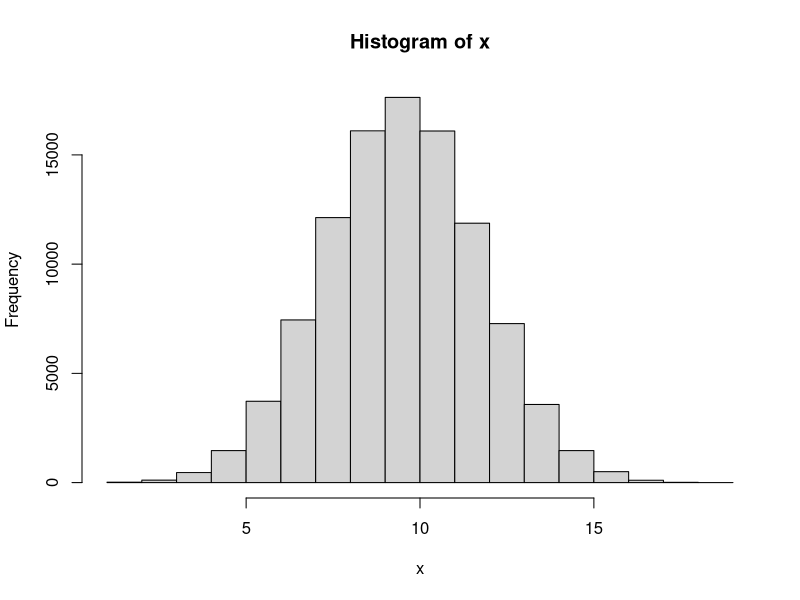
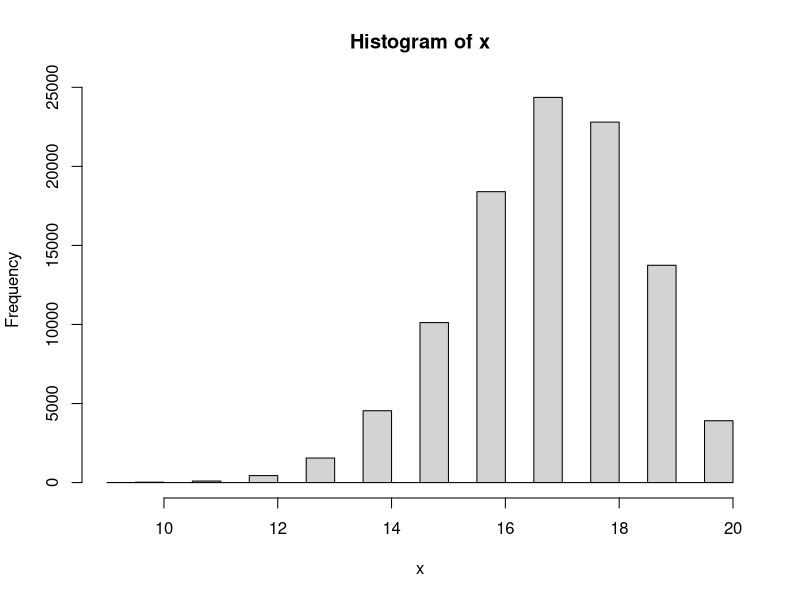

Recreate these plots in R, in order.
#------------------

# Answer to the Question # 01

#------------------

# No 1 of Q.1 

#a) 

# Taking a sample with n = 20 and p = 0.5

x1 <- rbinom(1, 20, 0.5)

#The value of x1

x1


#b) 

#Finding the range for x1 with n = 20 and p = 0.5


n <- 20

p <- 0.5


# Finding and defining the minimum value

min_value <- min(0, n)

# Finding and defining the maximum value

max_value <- max(0:n)

# Calculate the cumulative probability at the minimum value

cdf_min <- pbinom(min_value, n, p)

# Calculate the cumulative probability at the maximum value

cdf_max <- pbinom(max_value, n, p)

# Range of the binomial distribution

range_binomial <- c(min_value, max_value)

range_binomial


#2 of Q.1

# Repeating Q.1 for N = 100000 times


N <- 100000

x <- rep(NA, N)

x

for (i in 1: N){
  x[i] <- rbinom(1, 20, 0.5)
}

x

# Plot the histogram

hist(x)

#Find the minimum and maximum value

max(x)

min(x)


#3 of Q.1 

# Now setting if x is bigger or less than 15 then y = 1 . And y = 0 otherwise.

y_1 <- ifelse(c(x)>=15, 1,0)
y_1



# 4 of Q.1

#Calculating summation of y

sum(y_1)


#5 of Q.1 

# Now repeating all the steps above for n = 20 and p = 0.85


#a) 

# Taking a sample 

x1 <- rbinom(1, 20, 0.85)
x1


#b)

#Finding the range for x1

n <- 20

p <- 0.85

# Find the minimum value

min_value <- min(0, n)

# Find the maximum value

max_value <- max(0:n)

# Calculate the cumulative probability at the minimum value

cdf_min <- pbinom(min_value, n, p)

# Calculate the cumulative probability at the maximum value

cdf_max <- pbinom(max_value, n, p)

# Range of the binomial distribution

range_binomial <- c(min_value, max_value)

range_binomial


#c. 

# Now taking N = 100000 times

N <- 100000

x <- rep(NA, N)

x

for (i in 1: N){
  x[i] <- rbinom(1, 20, 0.85)
}

x

# Plot the histogram

hist(x)


#Find the minimum and maximum value

max(x)

min(x)


#d. 

# Now setting if x is bigger or less than 15 then y = 1 . And y = 0 otherwise

y_1 <- ifelse(c(x)>=15, 1,0)
y_1


#e. 

#Calculating summation of y

sum(y_1)


#f. 

#Calculating summation of y divided by N

sum(y_1) / N




# ---------------------------------------------

# Answer to the Question # 01 - (6) : 

# ---------------------------------------------


# Now I have to make a guess about type I and type II errors for Null Hypothesis H0: p0 = 0.5 VS Alternative hypothesis H1: p1 = 0.85. For setting that what is the chance of a fair coin landing on heads at least 15 times out of 20 flips?


# Type I error means we reject the null hypothesis when it is true. It is also known as 'False Positive'. The significance level or alpha (a) is the probability of making a type I error. We usually set it as 0.05 or 0.01.


# The chance of a fair coin landing on heads at least 15 times out of 20 flips, we are using binomial distribution and a two-tailed test for this question. By calculating on the calculator it is found that the probability of getting 15 or more successes out of 20 trials when the p0 = 0.5 is approximately 0.026. So, it can be said that if the p0 = 0.5, we would reject the null hypothesis and conclude that the proportion is significantly different from 0.5 in about 2.6% of the cases.

# On the other hand, Type II error means we fail to reject the null hypothesis when it is actually false. It is also known as 'False Negative'. The probability of making a type II error is denoted by beta (B).

# To find the probability of a type II error, we know that for the alternative hypothesis, p1 = 0.85. By calculating on the calculator, we got that the chance of a fair coin landing on heads at least 15 times out of 20 flips when p1 = 0.85 is approximately 0.408. This means we would fail to reject the null hypothesis and conclude that the proportion is not significantly different from 0.5 in about 40.8% of the cases.

# In summary, the estimated probabilities of making a type I error and a type II error for this hypothesis test are approximately 0.026 and 0.408, respectively.



# ---------------------------------------------

#Answer to the Q. 2 :

# ---------------------------------------------


# Here is the sample: 2 2 1 2 2 2 1 1 2 1 1 2 2 1 1 2 1 2 2 2 1 2 1 2 1 2 2 2 2 2 2 2 2 1 2 1 2 1 2 2


# We have to test whether the sample is random or not.


# To test whether the process of treatment assignments is random, we will use a chi-squared fit test. At first, we will count the number of treatments of each type, and then compare the observed frequencies to the expected frequencies under the assumption of a random process.

# In this case, there are 40 treatments. Among them:
  
# For Observed frequencies: Type 1 = 18 treatments and Type 2 = 22 treatments.

# Expected frequencies (we assume that there is randomness): Type 1 = 20 treatments and Type 2 = 20  treatments. (As there are 40 treatments in total and a 50% chance of each type).


# To calculate the chi-squared statistic, we can use the formula:
  
#  χ2 = Σ ((Oi - Ei)² / Ei)

# Here,

# Oi = Observed Frequency for category  i , (here i = 1 or 2), 

# Ei = Expected frequency for category i, (here i = 1 or 2).

# And the sum is taken over all categories.

# By using an online calculator and plugging the numbers, we got that:
  
  
# χ2 = ((18-20)²/20) + ((22-20)²/20) = 0.4


# To determine whether this value is statistically significant, we need to compare it to a chi-squared distribution with one degree of freedom (since we have two categories and one parameter estimated from the data). Using a table, we find that the p-value for this test is approximately 0.5, which is very large.

# Therefore, we fail to reject the null hypothesis that the treatment assignments are random. In other words, there is no evidence to suggest that the process was biased or non-random.



# ---------------------------------------------

#Answer to the Q. 3 :

# ---------------------------------------------


#Answer for 3 - a


#1

# Taking a sample

x2 <- rbinom(1, 1, 0.5)
x2


#Then identify the range

n <- 1
p <- 0.5


# Find the minimum value

min_value <- min(0, n)


# Find the maximum value

max_value <- max(0:n)


# Calculate the cumulative probability at the minimum value

cdf_min <- pbinom(min_value, n, p)

# Calculate the cumulative probability at the maximum value

cdf_max <- pbinom(max_value, n, p)

# Range of the binomial distribution

range_binomial <- c(min_value, max_value)

range_binomial


#For question 3 - (a) - #2 and #3

# Patient will get “A” if x2 = 1, and get “B” if x2 = 0

# Repeating 1 & 2 for N = 40


N <- 40
x <- rep(NA, N)

x

for (i in 1: N){
  x[i] <- rbinom(1, 1, 0.5)
}

x

# Now assigning A and B for 1 and 0 respectively.

x[x == 1] <- "A"
x[x == 0] <- "B"


# print the modified values of x

print(x)


#Number of A and B

table(x)


# --------------------------------------------


# --------------------------------------------


#Answer for 3 - b



# Set the block size

block_size <- 40


# Create a vector of treatment assignments

treatments <- rep(c("A", "B"), length.out = block_size*1)


# Create a vector of block assignments

blocks <- rep(1:1, each = block_size)


# Randomly permute the blocks

blocks <- sample(blocks)


# Order the treatment assignments within each block

for (i in 1:1) {
  treatments[blocks == i] <- sample(treatments[blocks == i])
}

# View the resulting treatment assignments by block

a <- split(treatments, blocks)

a

#Number of A and B

table(a)

# The difference between 3(a) and 3 (b) is that - in 3 (a) , though the probability is p = 0.5 , for the N = 40 , number of A and B is not same. For my case , A = 18 and B = 22. But, in 3 (b) we used random permutated block randomization with a block size of 40. And for this case number of A and B is same. For my case , A = 20 and B = 20.



# --------------------------------------------

# --------------------------------------------


# Answer for 3 - c


# Set the block size of 8


block_size <- 8


# Create a vector of treatment assignments


treatments <- rep(c("A", "B"), length.out = block_size*5)


# Create a vector of block assignments


blocks <- rep(1:5, each = block_size)


# Randomly permute the blocks

blocks <- sample(blocks)



# Order the treatment assignments within each block

for (i in 1:5) {
  treatments[blocks == i] <- sample(treatments[blocks == i])
}


# View the resulting treatment assignments by block. There are 5 different blocks with a block size of 8


d <- split(treatments, blocks)
d

# Now, merging all the 5 different blocks into 1. So, now there will be 40


b <- unsplit(treatments, blocks)

b


#Number of A and B

table(b)

# The difference between 3(b) and 3 (c) is that - in 3 (b), we used random permutated block randomization with a block size of 40. And for this case number of A and B is same. For my case , it was A = 20 and B = 20. But, in 3 (c) though we used random permutated block randomization, but this time with a block size of 8. After that we added all the 8 blocks so total sample is 40. And for this case number of A and B is not same. For my case , it was A = 24 and B = 16. 

# If we stop the study for toxicity for in sample size = 20, then for 3 (b) = The difference between number of A and B will not be that much. 

# But, for 3 (c) = The difference between the number of A and B will be more than 3 (b)
